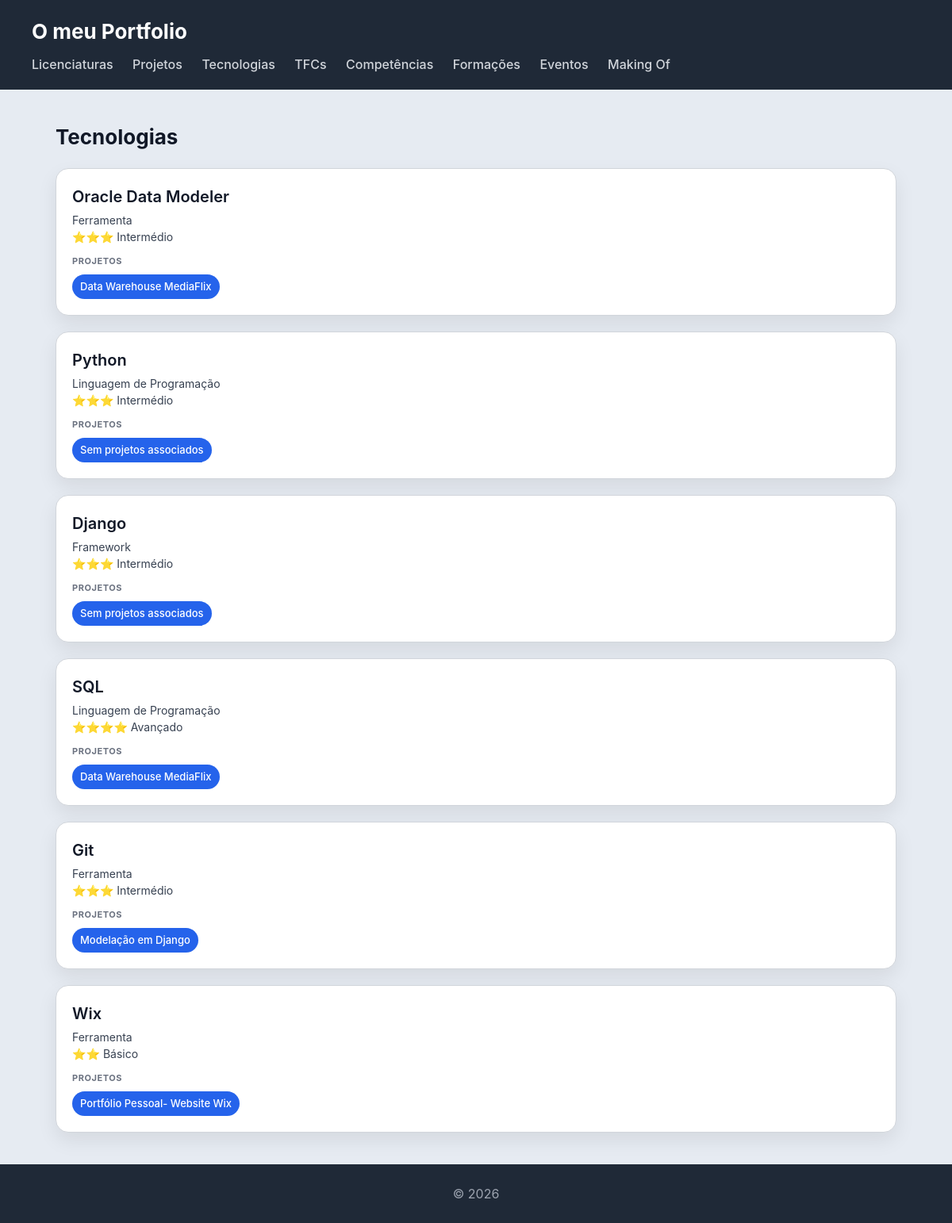
The app's page /portfolio/tecnologias/ with its own data.
### portfolio/models.py (models this page shows, shortened)
class Tecnologia(models.Model):
    NIVEL_CHOICES = [
        (1, '⭐ Iniciante'),
        (2, '⭐⭐ Básico'),
        (3, '⭐⭐⭐ Intermédio'),
        (4, '⭐⭐⭐⭐ Avançado'),
        (5, '⭐⭐⭐⭐⭐ Expert'),
    ]
    CATEGORIA_CHOICES = [
        ('linguagem', 'Linguagem de Programação'),
        ('framework', 'Framework'),
        ('base_dados', 'Base de Dados'),
        ('ferramenta', 'Ferramenta'),
        ('outro', 'Outro'),
    ]
    nome = models.CharField(max_length=100)
    categoria = models.CharField(max_length=50, choices=CATEGORIA_CHOICES)
    descricao = models.TextField(blank=True)
    logo = models.ImageField(upload_to='tecnologias/', blank=True, null=True)
    link_oficial = models.URLField(blank=True)
    nivel_interesse = models.IntegerField(choices=NIVEL_CHOICES, default=3)
    projetos = models.ManyToManyField(Projeto, blank=True, related_name='tecnologias_usadas')

class Projeto(models.Model):
    unidade_curricular = models.ForeignKey(UnidadeCurricular, on_delete=models.SET_NULL, null=True, blank=True, related_name='projetos')
    nome = models.CharField(max_length=200)
    descricao = models.TextField()
    tecnologias = models.TextField(help_text="Ex: Python, Django, HTML, CSS")
    imagem = models.ImageField(upload_to='projetos/', blank=True, null=True)
    video_url = models.URLField(blank=True, help_text="Link para video demo no YouTube")
    link_github = models.URLField(blank=True)
    data = models.DateField(blank=True, null=True)
    conceitos_aplicados = models.TextField(blank=True, help_text="Conceitos da UC aplicados neste projeto")

### portfolio/views.py (the view)
# urls.py: path('tecnologias/', views.tecnologias_view, name='tecnologias'),
def tecnologias_view(request):
    tecnologias = Tecnologia.objects.prefetch_related('projetos').all()
    return render(request, 'portfolio/tecnologias.html', {'tecnologias': tecnologias})

### portfolio/templates/portfolio/tecnologias.html
{% extends "portfolio/base.html" %}
{% block content %}
<h2>Tecnologias</h2>
<section>
  {% for tecnologia in tecnologias %}
  <article>
    <header>
      <h3>{{ tecnologia.nome }}</h3>
      <p>{{ tecnologia.get_categoria_display }}</p>
      <p>{{ tecnologia.get_nivel_interesse_display }}</p>
    </header>
    <section>
      <h4>Projetos</h4>
      <ul>
        {% for projeto in tecnologia.projetos.all %}
          <li>{{ projeto.nome }}</li>
        {% empty %}
          <li>Sem projetos associados</li>
        {% endfor %}
      </ul>
    </section>
  </article>
  {% endfor %}
</section>
{% endblock %}

### escola/static/escola/styles.css (style rules this page uses)
* { box-sizing: border-box; margin: 0; padding: 0; }
body { font-family: "Inter", "Segoe UI", system-ui, -apple-system, sans-serif; background: #e6ebf2; color: #111827; line-height: 1.5; }
h2 { margin-bottom: 20px; font-size: 26px; }
section > article { background: white; padding: 20px; border-radius: 16px; border: 1px solid #d1d5db; box-shadow: 0 10px 25px rgba(0,0,0,0.08); transition: all 0.25s ease; margin-bottom: 20px; }
article > header { margin-bottom: 12px; }
article > header > h3 { font-size: 20px; font-weight: 600; margin-bottom: 4px; }
article > header > p { font-size: 14px; color: #374151; }
article > section { margin-top: 10px; }
article > section > h4 { font-size: 11px; text-transform: uppercase; color: #6b7280; margin-bottom: 8px; letter-spacing: 0.05em; }
article > section > ul { list-style: none; display: flex; flex-wrap: wrap; gap: 8px; }
article > section > ul > li { background: #2563eb; color: white; padding: 6px 10px; border-radius: 999px; font-size: 13px; font-weight: 500; }

### records on screen
Tecnologia: nome "Oracle Data Modeler", categoria "Ferramenta", nivel_interesse "⭐⭐⭐ Intermédio"
Projeto: nome "Data Warehouse MediaFlix"
Tecnologia: nome "Python", categoria "Linguagem de Programação", nivel_interesse "⭐⭐⭐ Intermédio"
Tecnologia: nome "Django", categoria "Framework", nivel_interesse "⭐⭐⭐ Intermédio"
Tecnologia: nome "SQL", categoria "Linguagem de Programação", nivel_interesse "⭐⭐⭐⭐ Avançado"
Tecnologia: nome "Git", categoria "Ferramenta", nivel_interesse "⭐⭐⭐ Intermédio"
Projeto: nome "Modelação em Django"
Tecnologia: nome "Wix", categoria "Ferramenta", nivel_interesse "⭐⭐ Básico"
Projeto: nome "Portfólio Pessoal- Website Wix"
